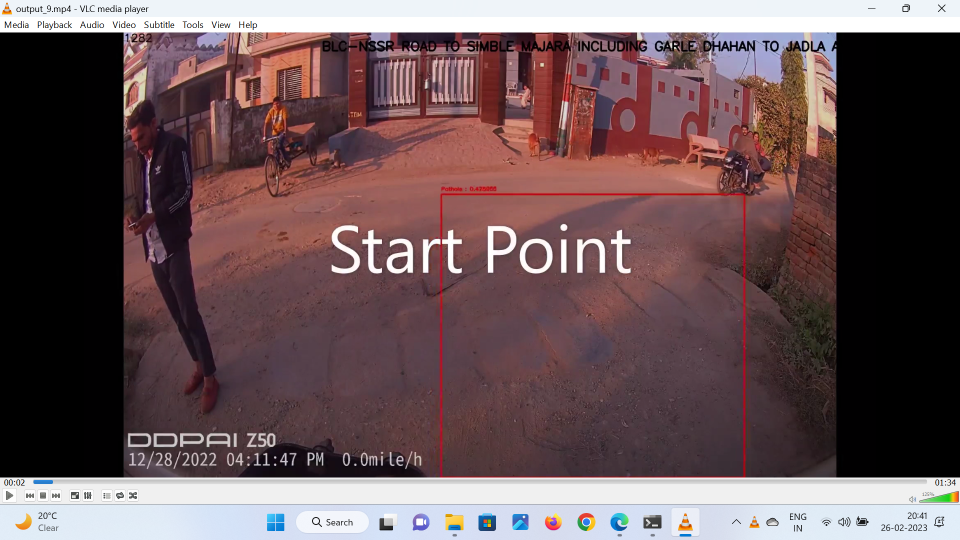
#> input picture images/Screenshot (17).png, 1920 x 1080 px (shown at 1/2 size)
$ jupyter execute --allow-errors 'Extract Date-Time from images.ipynb'
#> lines starting #> are read from the running program, lines starting #| are printed output that depends on the picture
[cell 1]
import pytesseract
import cv2

[cell 2]
from PIL import Image
import sys

image=Image.open('images/Screenshot (17).png')
#> image is the input picture: PIL image 1920x1080 RGBA; mean R, G, B, A 104.9, 83.9, 86.6, 255
image.load()

imageSize = image.size
#> imageSize = (1920, 1080)
imageBox = image.getbbox()
#> imageBox = (0, 0, 1920, 1080)
imageComponents = image.split()
rgbImage = Image.new("RGB", imageSize, (0,0,0))
#> rgbImage: PIL image 1920x1080 RGB; every value is 0
print(imageSize)
#| (1920, 1080)
print(imageBox)
#| (0, 0, 1920, 1080)
# imageComponent=img[50:180, 100:300]

rgbImage.paste(image, mask=imageComponents[1])
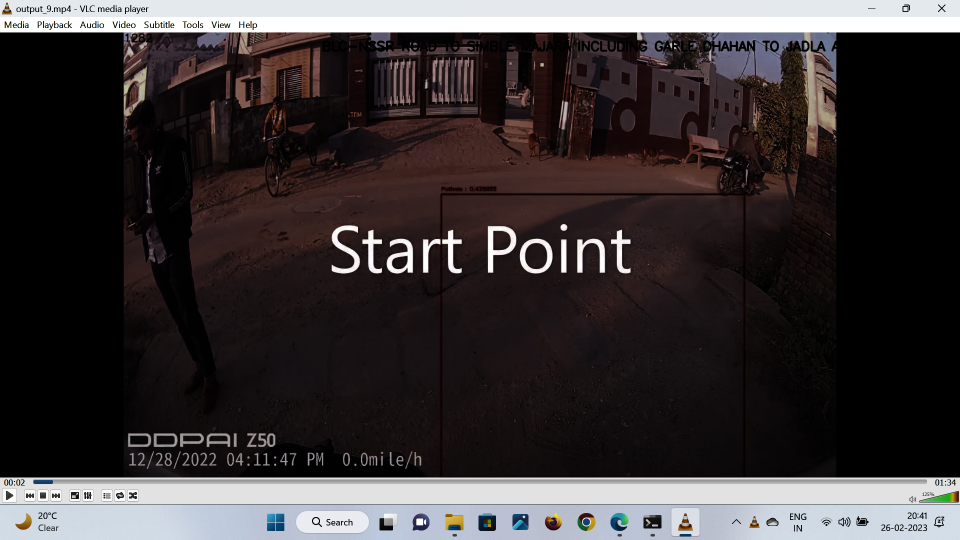
#> rgbImage: PIL image 1920x1080 RGB (shown at 1/2 size); mean R, G, B 58.4, 52.9, 54.1
# print(rgbImage)
croppedBox = rgbImage.getbbox()
#> croppedBox = (0, 0, 1920, 1080)
# print(imageBox)
croppedBoxa=250,898,680,950
print(croppedBoxa)
print(croppedBox)
#| (0, 0, 1920, 1080)
if imageBox != croppedBoxa:

    cropped=image.crop(croppedBoxa)
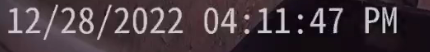
#> cropped: PIL image 430x52 RGBA; mean R, G, B, A 67.6, 55, 61.1, 255
    print('L_2d.png:', "Size:", imageSize, "New Size:",croppedBoxa)
#| L_2d.png: Size: (1920, 1080) New Size: (250, 898, 680, 950)
    cropped.save('images/cropped.png')
    cropped.show()

[cell 3]
c_image=cv2.imread('images/cropped.png')
copy_image= c_image.copy()
